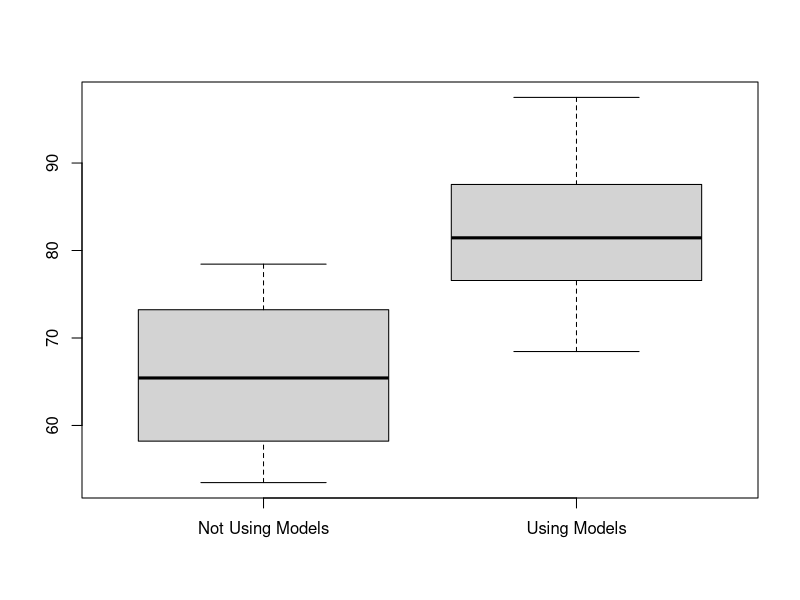

Recreate this plot in R.
## Load the data
dat = read.csv("models.csv")

# Fetch the needed values
NotUsingModels = dat$valueA
UsingModels = dat$valueB



## Boxplot
# labels for Axis
label=c("Not Using Models","Using Models")
# print the boxplot
boxplot(NotUsingModels, UsingModels, names= label)



## Means and standard deviations
mean.NotUsingModels = round(mean(NotUsingModels),3)
sd.NotUsingModels = round(sd(NotUsingModels),3)
sprintf("Not Using Models (Mean): %s", mean.NotUsingModels)
sprintf("Not Using Models (SD): %s", sd.NotUsingModels)
mean.UsingModels = round(mean(UsingModels),3)
sd.UsingModels = round(sd(UsingModels),3)
sprintf("Using Models (Mean): %s", mean.UsingModels)
sprintf("Using Models (SD): %s", sd.UsingModels)



## Normality tests & variance tests
# Shapiro-Wilk normality test for the first group
shapiro.test(NotUsingModels)
# Shapiro-Wilk normality test for the second group
shapiro.test(UsingModels)
## F test to compare the two variances
var.test(NotUsingModels, UsingModels)



## Independent t-test (parametric)
statistical.t_test = t.test(NotUsingModels, UsingModels)
statistical.t_test

# Effect size
#  the value of t (t-statistic) is stored as a variable called statistic
t = statistical.t_test$statistic
t
#  the value of df (degrees of freedom) is stored as a variable called parameter
df= statistical.t_test$parameter
df
# Calculate effect size
r = sqrt(t^2/(t^2+df))
round (r, 3)



## Wilcoxon rank-sum test (non parametric)
statistical.wilcox_test = wilcox.test(NotUsingModels, UsingModels)
statistical.wilcox_test

# Effect size
#  number of samples or total observations
N = 25
#  z is the Z-score
z = qnorm(statistical.wilcox_test$p.value/2)
#  effect size equation
r = z/sqrt(N)
#  round the value to 3 decimal places
round (r, 3)